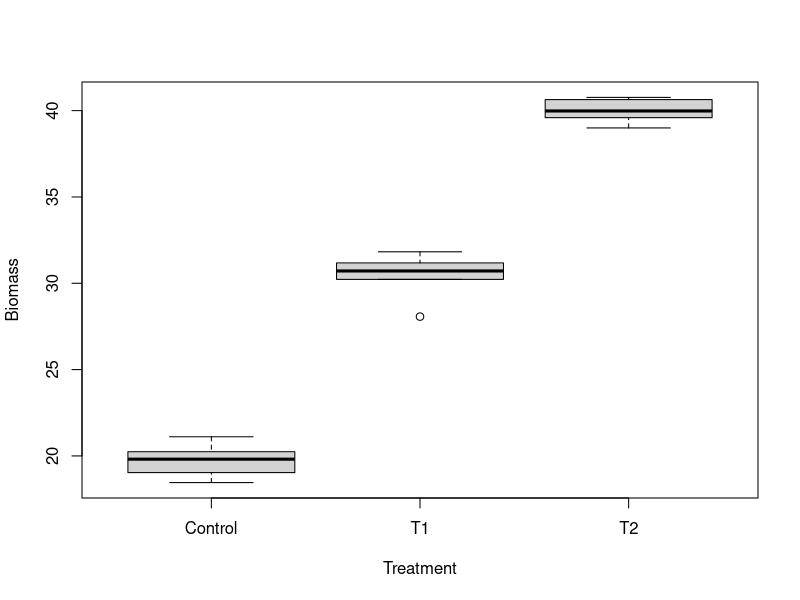
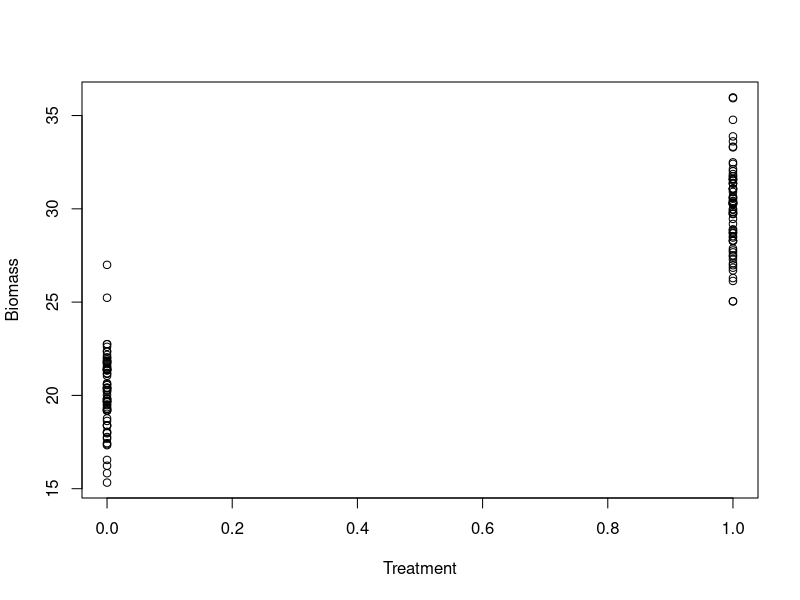

R code for these plots, in order: (Note: this script raises an error after producing the figures.)

#  NRES 710, Nested Designs
#     University of Nevada, Reno
#     Different applications of nested designs

### Nested design analysis in R

# Read the data
datum <- read.csv("lecture_18_dataset1.csv")

# Examine it
head(datum, 10)

# Make 'Treatment' a factor
datum$Treatment <- as.factor(datum$Treatment)

# Plot it
plot(Biomass ~ Treatment, data = datum)

# Simple linear model
results <- lm(Biomass ~ Treatment, data = datum)
summary(results)

# Linear mixed-effects model
library(nlme)
results2 <- lme(Biomass ~ Treatment, data = datum, random = ~1|Field)
summary(results2)

### Another example analysis in R
# Read the data
datum <- read.csv("lecture_18_dataset2.csv")

# Examine it
head(datum, 15)

# Structure
str(datum)

# Plot it
plot(Biomass ~ Treatment, data = datum)

# Linear mixed-effects model: incorrect random-effect structure for this design
results <- lme(Biomass ~ Treatment, data = datum, random = ~1|Plot)
summary(results)
# This says: only 3 groups (plots). But we had more! This is not specified correctly; this is assuming a different structure than we really have.

# Linear mixed-effects model: okay, but non-ideal random-effect structure for this design
results2 <- lme(Biomass ~ Treatment, data = datum, random = ~1|PlotOrder)
summary(results2)
# This says: only 72 groups (1 for each plot). This is correct! But it fails to measure partition random error due to field. 

# Linear mixed-effects model: most correct random-effect structure with plots nested within fields
results3 <- lme(Biomass ~ Treatment, data = datum, random = ~1|Field/Plot)
summary(results3)

################### 'Truth' #################### 
### Lecture 18: code to simulate data for class

### Dataset 1
# Simulate nested-design data
set.seed(123)

# Fields
n_fields <- 6
n_samples <- 3
Field <- sort(rep(1:n_fields, n_samples))

# Treatment
Treatment <- c(rep("Control", n_samples*2), rep("T1", n_samples*2), rep("T2", n_samples*2))

# Dummy-code treatment
dummy <- data.frame(model.matrix(~ Treatment - 1))
colnames(dummy) <- c("Control", "T1", "T2")

# Field error
FieldError <- rep(rnorm(n_fields, 0, 0.5), each = n_samples)

# Error within fields (residual error)
Error <- rnorm(n_samples*n_fields, 0, 1)

# Response variable -- biomass
Biomass <- 20 + 10*dummy$T1 + 20*dummy$T2 + FieldError + Error

# Save the data
datum <- data.frame(Field = Field, Treatment = Treatment, Control = dummy$Control, T1 = dummy$T1, T2 = dummy$T2, FieldError = FieldError, Error = Error, Biomass = Biomass)

# Save the data
write.csv(datum, "lecture_18_dataset1.csv", row.names = FALSE)
write.csv(datum, "../datasets/lecture_18_dataset1.csv", row.names = FALSE)


### Dataset 2
# Simulate nested-design data
set.seed(123)

# Fields
n_fields <- 24
n_plots <- 3
n_treatments <- 2
Field <- sort(rep(rep(1:n_fields, n_plots), n_treatments))

# Plots
Plot <- rep(c(rep(1, n_treatments), rep(2, n_treatments), rep(3, n_treatments)), n_fields)

# Treatments
Treatment <- rep(rep(c(0, 1), n_plots), n_fields)

# Field error
FieldError <- rep(rnorm(n_fields, 0, 1), each = n_plots * n_treatments)

# Plot error
PlotError <- rep(rnorm(n_plots * n_fields, 0, 2), each = n_treatments)

# Residual error
Error <- rnorm(length(Field), 0, 1)

# Response variable -- biomass
Biomass <- 20 + 10*Treatment + FieldError + PlotError + Error

# Plot order: plots numbered from 1 to 72
PlotOrder <- rep(1:(n_fields*n_plots), each = n_treatments)

# Save the data
datum <- data.frame(Field = Field, Plot = Plot, PlotOrder = PlotOrder, Treatment = Treatment, FieldError = FieldError, Error = Error, Biomass = Biomass)

# Save the data
write.csv(datum, "lecture_18_dataset2.csv", row.names = FALSE)
write.csv(datum, "../datasets/lecture_18_dataset2.csv", row.names = FALSE)


